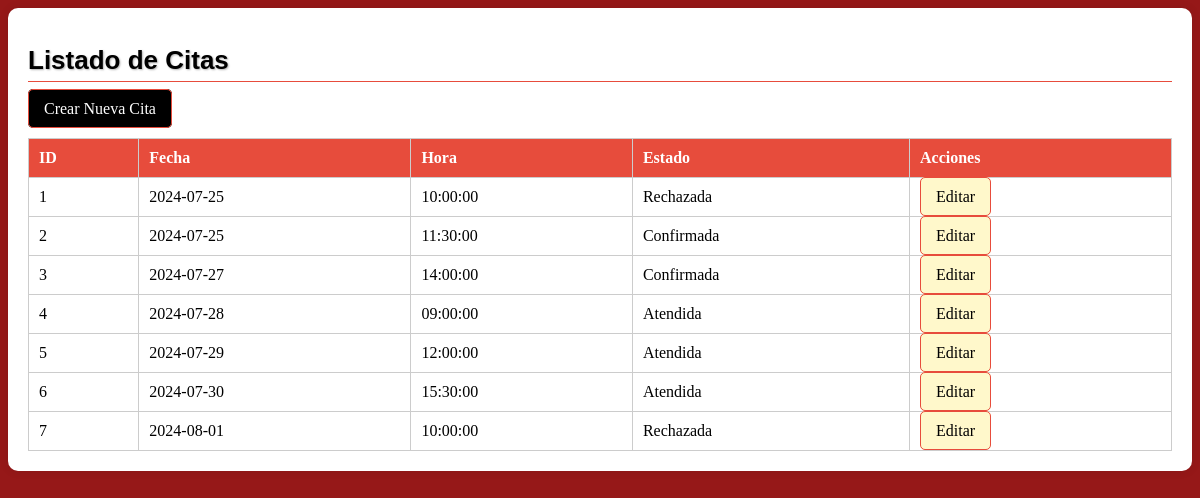
The app's page /Piston_Rojo/Vista/citas.php with its own data.
### tables this page shows
CREATE TABLE `cita` (
  `Id_Citas` int(11) NOT NULL,
  `Cit_Fecha` date NOT NULL,
  `Cit_Hora` time NOT NULL,
  `Id_estadoCita` int(11) DEFAULT NULL,
  `Usuario_Id_Usu` int(11) NOT NULL
);

### Piston_Rojo/Modelo/Conexion.php (called while the page is built, shortened)
<?php
function Conectarse()
{
    $Conexion = mysqli_connect("localhost", "root", "", "piston");
    return $Conexion;
}
?>

### Piston_Rojo/Controlador/CitaController.php (called while the page is built, shortened)
<?php
include_once '../Modelo/Conexion.php';
class CitaController {
    private $conexion;
    public function __construct() {
        $this->conexion = Conectarse();
    }
    public function obtenerCitas() {
        $query = "SELECT * FROM cita";
        $result = mysqli_query($this->conexion, $query);
        $citas = [];
        while ($row = mysqli_fetch_assoc($result)) {
            $citas[] = $row;
        }
        return $citas;
    }
    }
?>

### Piston_Rojo/Vista/citas.php (the view, shortened to what this page needs)
<?php
include_once '../Modelo/Conexion.php';
include_once '../Controlador/CitaController.php';
$citaController = new CitaController();
$accion = isset($_GET['accion']) ? $_GET['accion'] : 'listar';
switch ($accion) {
    case 'listar':
        listarCitas();
        break;
}
function listarCitas() {
    global $citaController;
    $citas = $citaController->obtenerCitas();
    echo '<div class="container">';
    echo '<h1>Listado de Citas</h1>';
    echo '<div class="button-container">';
    echo '<a href="citas.php?accion=crear" class="btn btn-primary">Crear Nueva Cita</a>';
    echo '</div>';
    echo '<table>';
    echo '<tr><th>ID</th><th>Fecha</th><th>Hora</th><th>Estado</th><th>Acciones</th></tr>';
    foreach ($citas as $cita) {
        echo '<tr>';
        echo '<td>' . $cita['Id_Citas'] . '</td>';
        echo '<td>' . $cita['Cit_Fecha'] . '</td>';
        echo '<td>' . $cita['Cit_Hora'] . '</td>';
        echo '<td>' . obtenerEstadoCita($cita['Id_estadoCita']) . '</td>';
        echo '<td>';
        echo '<a href="citas.php?accion=editar&id=' . $cita['Id_Citas'] . '" class="btn btn-warning">Editar</a>';
        echo '</td>';
        echo '</tr>';
    }
    echo '</table>';
    echo '</div>';
}
function obtenerEstadoCita($idEstado) {
    switch ($idEstado) {
        case 1:
            return 'Atendida';
        case 2:
            return 'Confirmada';
        case 3:
            return 'Rechazada';
    }
}
?>

### Piston_Rojo/Vista/citas.php (style rules this page uses)
.container { background-color: #ffffff; padding: 20px; border-radius: 10px; box-shadow: 0px 0px 10px rgba(0, 0, 0, 0.1); }
h1 { color: #000000; font-size: 26px; font-family: Arial, sans-serif; font-weight: bold; text-shadow: 1px 1px 2px rgba(0, 0, 0, 0.3); border-bottom: 1px solid #e74c3c; padding-bottom: 5px; }
.btn-primary { background-color: #000000; color: #ffffff; border: 1px solid #e74c3c; padding: 10px 15px; border-radius: 5px; text-decoration: none; }
.btn-warning { background-color: #fff8cb; color: #000000; border: 1px solid #e74c3c; padding: 10px 15px; border-radius: 5px; text-decoration: none; }
.button-container { margin-bottom: 20px; }
table { width: 100%; border-collapse: collapse; color: #000000; }
th, td { border: 1px solid #ccc; padding: 10px; text-align: left; }
th { background-color: #e74c3c; color: #ffffff; }

### records on screen
cita: Id_Citas "1", Cit_Fecha "2024-07-25", Cit_Hora "10:00:00", Id_estadoCita "Rechazada"
cita: Id_Citas "2", Cit_Fecha "2024-07-25", Cit_Hora "11:30:00", Id_estadoCita "Confirmada"
cita: Id_Citas "3", Cit_Fecha "2024-07-27", Cit_Hora "14:00:00", Id_estadoCita "Confirmada"
cita: Id_Citas "4", Cit_Fecha "2024-07-28", Cit_Hora "09:00:00", Id_estadoCita "Atendida"
cita: Id_Citas "5", Cit_Fecha "2024-07-29", Cit_Hora "12:00:00", Id_estadoCita "Atendida"
cita: Id_Citas "6", Cit_Fecha "2024-07-30", Cit_Hora "15:30:00", Id_estadoCita "Atendida"
cita: Id_Citas "7", Cit_Fecha "2024-08-01", Cit_Hora "10:00:00", Id_estadoCita "Rechazada"
